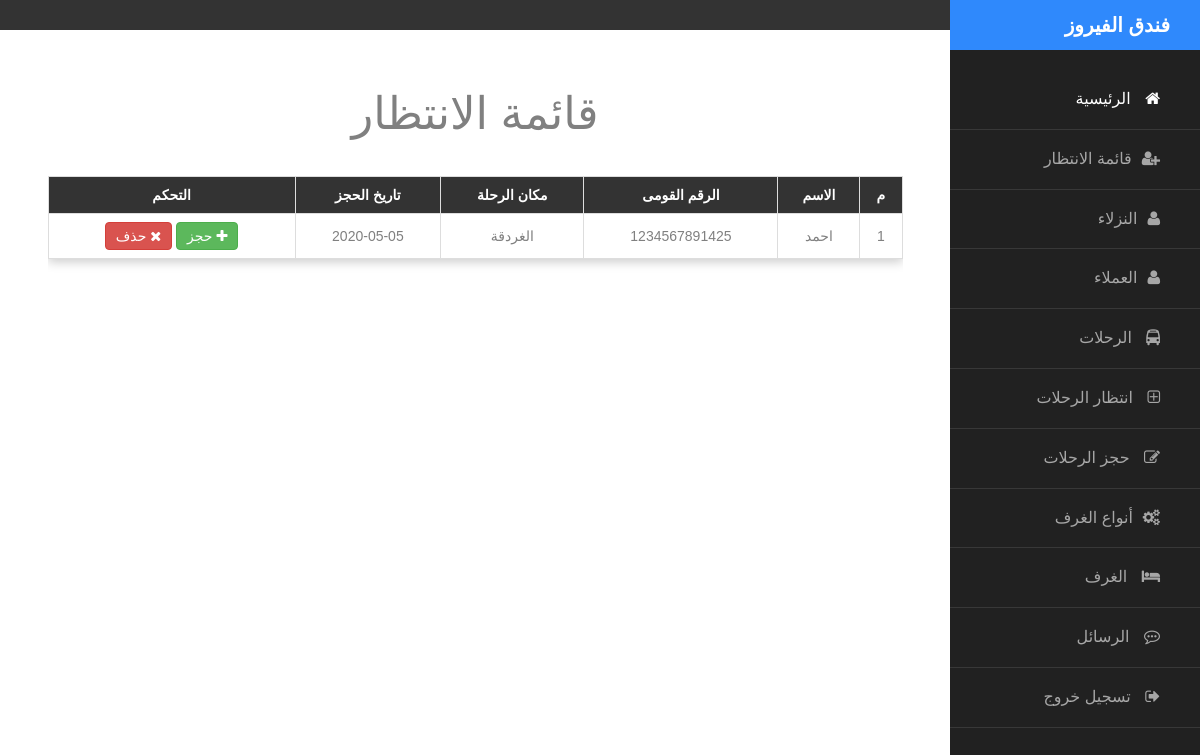
Screenshot of /admin/trips_waiting.php (signed in) with the database file from the repository.
### tables this page shows
CREATE TABLE `trips_reservation` (
  `id` int(11) NOT NULL,
  `customer_id` bigint(20) NOT NULL,
  `trip_id` int(11) NOT NULL,
  `reservation_date` date NOT NULL,
  `wait` tinyint(1) NOT NULL DEFAULT '0'
);

CREATE TABLE `customers` (
  `national_number` bigint(20) NOT NULL,
  `name` varchar(100) NOT NULL,
  `email` varchar(100) NOT NULL,
  `phone` varchar(11) NOT NULL,
  `marital_statues` varchar(7) NOT NULL,
  `gender` varchar(5) NOT NULL
);

CREATE TABLE `trips` (
  `trip_id` int(11) NOT NULL,
  `place` varchar(100) NOT NULL,
  `description` text NOT NULL,
  `price` varchar(10) NOT NULL,
  `date` date NOT NULL,
  `place_image` varchar(100) NOT NULL
);

### admin/trips_waiting.php (the view, shortened to what this page needs)
<?php
	include 'init.php';
	$sql="SELECT * FROM `trips_reservation` INNER JOIN customers ON trips_reservation.customer_id=customers.national_number WHERE wait=0";
	$result=mysqli_query($connect,$sql);
	$data= array();
	while ($row=mysqli_fetch_assoc($result)) {
		$data[]=$row;
	}
?>
<?php include 'includes/templates/sidebar.php'; ?>
<h1 class="text-center" style="margin-top:50px;color:gray;margin-bottom:28px;">قائمة الانتظار</h1>
			<div class="table-responsive" style="width: 90%;margin: auto;">
				<table class="main-table text-center table table-bordered">
					<tr>
						<th>م</th>
						<th>الاسم</th>
						<th>الرقم القومى</th>
						<th>مكان الرحلة</th>
						<th>تاريخ الحجز</th>
						<th>التحكم</th>
					</tr>
<?php $count=1; foreach ($data as $value) {
$trip_id=$value['trip_id'];
$sql1="SELECT * FROM `trips` WHERE trip_id=$trip_id";
$result1=mysqli_query($connect,$sql1);
$row1=mysqli_fetch_assoc($result1);
?>
					<tr>
						<td><?php echo $count; ?></td>
						<td><?php echo $value['name']; ?></td>
						<td><?php echo $value['customer_id']; ?></td>
						<td><?php echo $row1['place']; ?></td>
						<td><?php echo $value['reservation_date']; ?></td>
 						<td>
							<a href="reserve_trip.php?id=<?php echo $value['trip_id']; ?>&customer_id=<?php echo $value['customer_id']; ?>" class="btn btn-success"><i class="fa fa-plus"></i>
								حجز
							</a>
							<a href="delete_trip_reserve.php?id=<?php echo $value['trip_id']; ?>&customer_id=<?php echo $value['customer_id']; ?>" class="btn btn-danger confirm"><i class="fa fa-close"></i>
								حذف</a>
						</td>
					</tr>
<?php $count++ ; } ?>
				</table>
			</div>
</div>

### admin/trips_waiting.php (style rules this page uses)
body { direction: rtl; }

### rows the page displays
trips_reservation: customer.name "احمد", customer "1234567891425", trip.place "الغردقة", reservation_date "2020-05-05"
